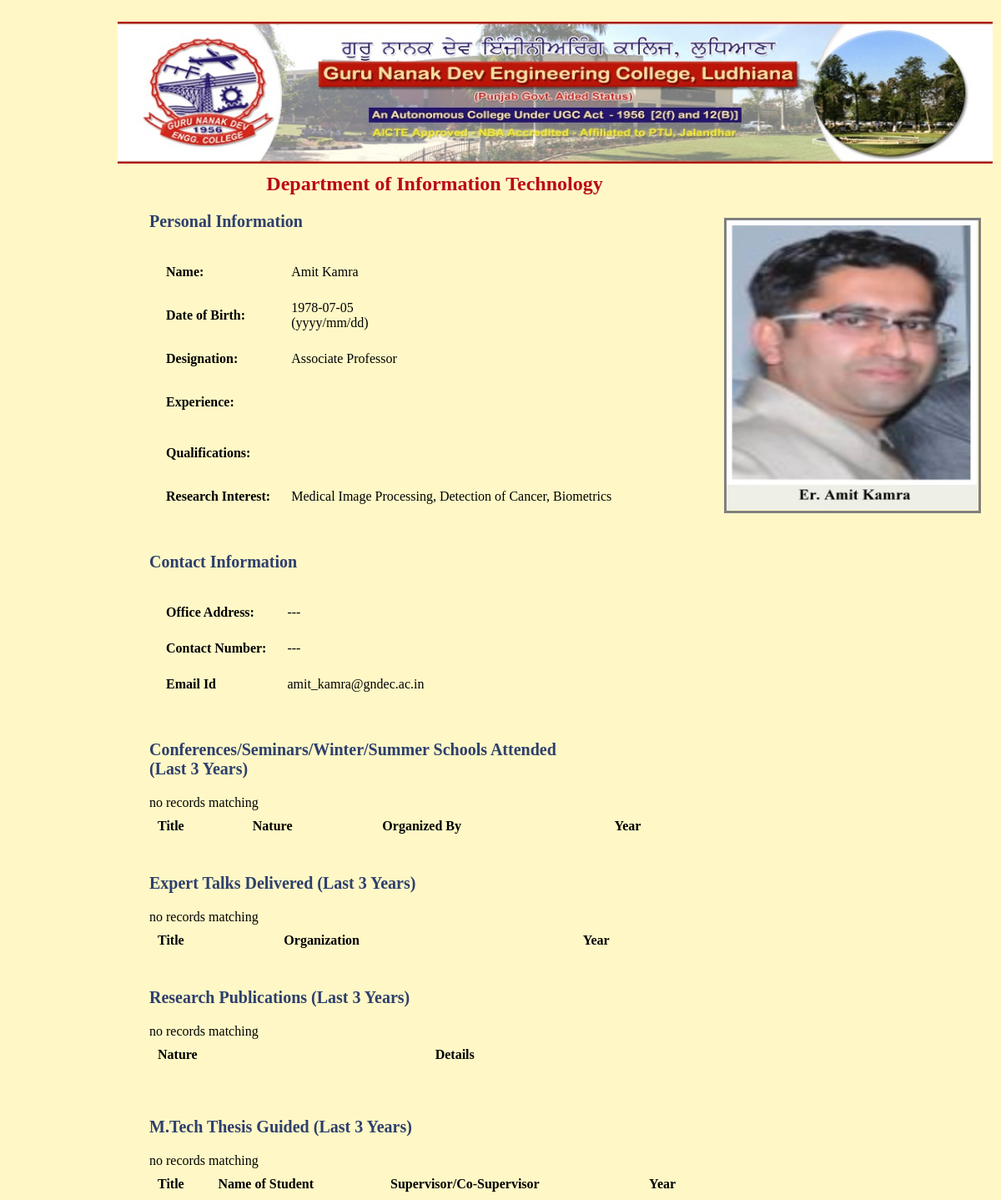
Page /AmitKamra.php on the committed database.
### tables this page shows
CREATE TABLE `profile` (
  `id` int(4) NOT NULL auto_increment,
  `username` varchar(80) NOT NULL,
  `password` varchar(10) NOT NULL,
  `name` varchar(50) NOT NULL,
  `dob` date NOT NULL,
  `designation` varchar(50) NOT NULL,
  `experience` varchar(500) NOT NULL,
  `qualification` varchar(500) NOT NULL,
  `research_interest` varchar(500) NOT NULL,
  `office_address` varchar(500) NOT NULL,
  `contact_no` varchar(50) NOT NULL,
  `e_id` varchar(50) NOT NULL,
  `conference` varchar(9999) NOT NULL,
  `expert_talk` varchar(9999) NOT NULL,
  `publication` varchar(9999) NOT NULL,
  `thesis_guided` varchar(9999) NOT NULL,
  PRIMARY KEY  (`id`),
  UNIQUE KEY `username` (`username`),
  UNIQUE KEY `username_2` (`username`),
  KEY `id` (`id`)
);

### AmitKamra.php (the view, shortened to what this page needs)
<!DOCTYPE html PUBLIC "-//W3C//DTD XHTML 1.0 Transitional//EN" "http://www.w3.org/TR/xhtml1/DTD/xhtml1-transitional.dtd">
<html xmlns="http://www.w3.org/1999/xhtml">
<head>
<link href="style.css" rel="stylesheet" type="text/css" />
</head>
<body bgcolor="fff8c6">
<div id="area">
  <div id="college" style="width:100%;margin-left:-20px;"  >
  <a href="index.php"><img src="images/gne.jpg" width="100%" height="170" /></a></div>
  <div id="photo"><img src="images/3.jpg" width="300" height="347" /></div>
  <div class="style1" id="info">
    <div align="center" class="style8">Department of Information Technology</div>
    <p align="left" class="style2"><a name="PI">Personal Information</a></p>
    <table cellspacing="15" cellpadding="5">
      <tbody>
        <tr>
          <td><span class="style5"><strong>Name:</strong></span></td>
          <td><span class="style5">
            <?php
$mysqli=new mysqli("localhost","root","1397","faculty");
$sql="SELECT * FROM profile where id='4'";
if($result=$mysqli->query($sql))
{
if($result-> num_rows>0)
{
while($row=$result->fetch_array())
{
echo $row[3]. "<br>";
}
}
else
{
echo"no records matching";
}
}
else
{
echo"ERROR:could not execute $sql.".$mysqli->error;
}
?>
          </span></td>
        </tr>
        <tr>
          <td><span class="style5"><strong>Date of Birth:</strong></span></td>
          <td><span class="style5">
            <?php
$mysqli=new mysqli("localhost","root","1397","faculty");
$sql="SELECT * FROM profile where id='4'";
if($result=$mysqli->query($sql))
{
if($result-> num_rows>0)
{
while($row=$result->fetch_array())
{
echo $row[4]. "<br>";
}
}
else
{
echo"no records matching";
}
}
else
{
echo"ERROR:could not execute $sql.".$mysqli->error;
}
?>
(yyyy/mm/dd)          </span></td>
        </tr>
        <tr>
          <td><span class="style5"><strong>Designation:</strong></span></td>
          <td><span class="style5">
            <?php
$mysqli=new mysqli("localhost","root","1397","faculty");
$sql="SELECT * FROM profile where id='4'";
if($result=$mysqli->query($sql))
{
if($result-> num_rows>0)
{
while($row=$result->fetch_array())
{
echo $row[5]. "<br>";
}
}
else
{
echo"no records matching";
}
}
else
{
echo"ERROR:could not execute $sql.".$mysqli->error;
}
?>
          </span></td>
        </tr>
        <tr>
          <td><span class="style5"><strong>Experience:</strong></span></td>
          <td></td>
        </tr>
        <tr>
          <td><span class="style5"><strong>Qualifications:</strong></span></td>
          <td></td>
        </tr>
        <tr>
          <td><span class="style5"><strong>Research Interest:</strong></span></td>
          <td><span class="style5">
            <?php
$mysqli=new mysqli("localhost","root","1397","faculty");
$sql="SELECT * FROM profile where id='4'";
if($result=$mysqli->query($sql))
{
if($result-> num_rows>0)
{
while($row=$result->fetch_array())
{
echo $row[8]. "<br>";
}
}
else
{
echo"no records matching";
}
}
else
{
echo"ERROR:could not execute $sql.".$mysqli->error;
}
?>
          </span></td>
        </tr>
      </tbody>
    </table><br />
    <p align="left" class="style2"><a name="CI">Contact Information</a></p>
    <table cellspacing="15" cellpadding="5">
      <tbody>
        <tr>
          <td><span class="style10">Office Address:</span></td>
          <td><span class="style5">
            <?php
$mysqli=new mysqli("localhost","root","1397","faculty");
$sql="SELECT * FROM profile where id='4'";
if($result=$mysqli->query($sql))
{
if($result-> num_rows>0)
{
while($row=$result->fetch_array())
{
echo $row[9]. "<br>";
}
}
else
{
echo"no records matching";
}
}
else
{
echo"ERROR:could not execute $sql.".$mysqli->error;
}
?>
          </span></td>
        </tr>
        <tr>
          <td><span class="style5"><strong>Contact Number:</strong></span></td>
          <td><span class="style5">
            <?php
$mysqli=new mysqli("localhost","root","1397","faculty");
$sql="SELECT * FROM profile where id='4'";
if($result=$mysqli->query($sql))
{
if($result-> num_rows>0)
{
while($row=$result->fetch_array())
{
echo $row[10]. "<br>";
}
}
else
{
echo"no records matching";
}
}
else
{
echo"ERROR:could not execute $sql.".$mysqli->error;
}
?>
          </span></td>
        </tr>
        <tr>
          <td><span class="style5"><strong>Email Id</strong></span></td>
          <td><span class="style5">
            <?php
$mysqli=new mysqli("localhost","root","1397","faculty");
$sql="SELECT * FROM profile where id='4'";
if($result=$mysqli->query($sql))
{
if($result-> num_rows>0)
{
while($row=$result->fetch_array())
{
echo $row[11]. "<br>";
}
}
else
{
echo"no records matching";
}
}
else
{
echo"ERROR:could not execute $sql.".$mysqli->error;
}
?>
          </span></td>
        </tr>
      </tbody>
    </table><br />
    <p align="left" class="style2"><a name="CSWS">Conferences/Seminars/Winter/Summer Schools Attended<br />(Last 3 Years)</a></p>
       <table cellspacing="5" cellpadding="5" width="667">
       <tr>
<th align="left">Title</th>
<th align="left">Nature</th>
<th align="left">Organized By</th>
<th align="left">Year</th>
</tr>
</table>
<br />
    <p align="left" class="style2"><a name="ET">Expert Talks Delivered (Last 3 Years)</a></p>
    <span class="style5">
    <table cellspacing="5" cellpadding="5" width="667">
       <tr>
<th align="left">Title</th>
<th align="left">Organization</th>
<th align="left">Year</th>
</tr>
</table>
</span><br />
    <p align="left" class="style2"><a name="RP">Research Publications (Last 3 Years)</a></p>
    <span class="style5">
        <table cellspacing="5" cellpadding="5" width="667">
       <tr>
<th align="left">Nature</th>
<th align="left">Details</th>
</tr>
</table>
    </span><br />
    <br />
    <p align="left" class="style2"><a name="TG">M.Tech Thesis Guided (Last 3 Years)</a></p>
    <p align="left" class="style2"><span class="style5">
      <table cellspacing="5" cellpadding="5" width="667">
       <tr>
<th align="left">Title</th>
<th align="left">Name of Student</th>
<th align="left">Supervisor/Co-Supervisor</th>
<th align="left">Year</th>
</tr>

### style.css (style rules this page uses)
#college { height:148px; width:900px; position:absolute; top:6px; left: 0px; }
#photo { width:302px; height:348px; position:absolute; left: 707px; top: 241px; border:3px solid gray; }

### AmitKamra.php (style rules this page uses)
#info { width:684px; height:539px; position:absolute; left: 18px; top: 187px; }
.style1 { font-size: 16px }
.style2 { font-size: 20px; color: #2E3F6D; font-weight: bold; }
.style5 { font-size: 16px; }
.style8 { color: #BB0919; font-weight: bold; font-size: 24px; }
.style10 { font-size: 16px; font-weight: bold; }

### rows in the picture
profile: name "Amit Kamra", dob "1978-07-05", designation "Associate Professor", research_interest "Medical Image Processing, Detection of Cancer, Biometrics", office_address "---", contact_no "---", e "amit_kamra@gndec.ac.in"
